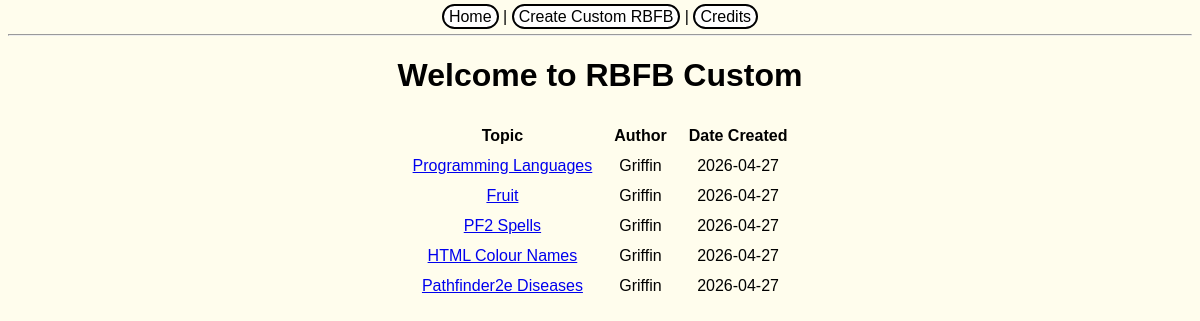
The page /index on the database as committed earlier.
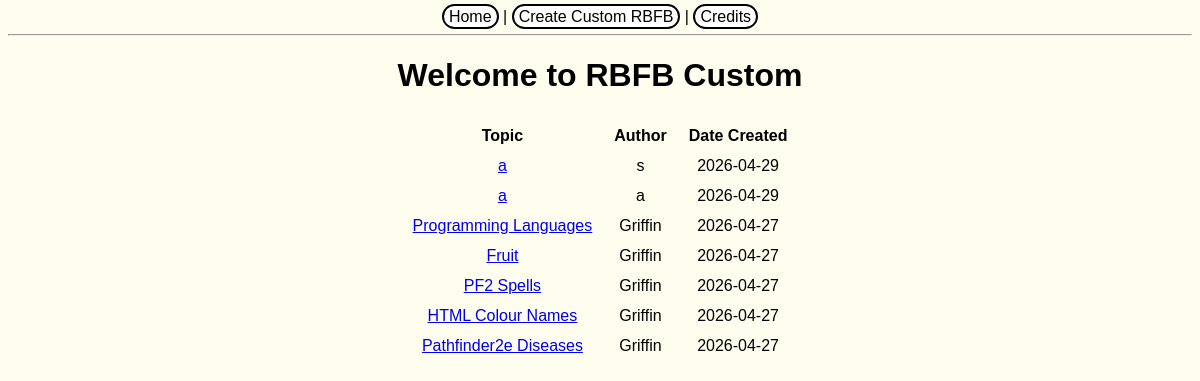
The same page on the database as committed later.
### app/models.py (models this page shows, shortened)
class RBFB(db.Model):
    id: so.Mapped[int] = so.mapped_column(primary_key=True)
    topic: so.Mapped[str] = so.mapped_column(sa.String(64), index=True)
    candidates: so.WriteOnlyMapped["Candidate"] = so.relationship(back_populates="parent")
    urlval: so.Mapped[str] = so.mapped_column(sa.String(8))
    hue: so.Mapped[str] = so.mapped_column(sa.Integer(), nullable=True)
    author: so.Mapped[str] = so.mapped_column(sa.String(64), index=True, default="Anonymous")
    date: so.Mapped[date] = so.mapped_column(sa.Date(), index=True, default=date(2026, 4, 27))

### app/routes.py (the view)
@app.route("/")
@app.route("/index")
def index():
    user_posts = db.session.scalars(sa.select(RBFB))
    return render_template("index.html", title="Home", posts=user_posts)

### app/templates/index.html
{% extends "base.html" %}
{% block content %}
<h1>Welcome to RBFB Custom</h1>
<table id="index-table">
<th>Topic</th>
<th>Author</th>
<th>Date Created</th>
    {% for post in posts|reverse %}
    <tr>
        <td>
            <a href="/view/{{ post.urlval }}">{{ post.topic }}</a>
        </td>
        <td>
            <div>{{ post.author }}</a>
        </td>
        <td>
            <div>{{ post.date }}</a>
        </td>
    </tr>
    {% endfor %}
</table>
{% endblock %}

### app/templates/base.html (shortened to what this page needs)
<!DOCTYPE html>
<html>
<head>
    <link rel="stylesheet" href="{{ url_for('static', filename='styles.css') }}">
</head>
<body>
    <div class="nav">
        <a href="{{ url_for('index') }}">Home</a>
        |
        <a href="{{ url_for('new') }}">Create Custom RBFB</a>
        |
        <a href="{{ url_for('credits') }}">Credits</a>
    </div>
    <hr>
    {% block content %}{% endblock %}
</body>
</html>

### app/static/styles.css (style rules this page uses)
* { font-family: Vremena, Arial, Helvetica, sans-serif; text-align: center; }
body { background-color: #fffded; }
#index-table { margin-left: auto; margin-right: auto; border-spacing: 20px 10px; }
.nav a { text-decoration: none; padding: 2px 5px; background-color: white; border: solid 2px black; border-radius: 32px; color: black; }

Rows that differ between the two databases and show on the page:
added RBFB: topic "a", author "s", date "2026-04-29"
added RBFB: topic "a", author "a", date "2026-04-29"
